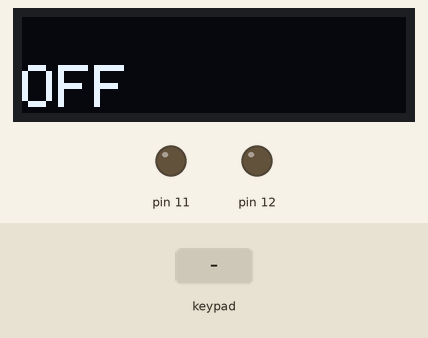
The sketch below on a simulated Arduino Uno, built with avr-gcc and run on an emulated ATmega328P. Shown: 128×32 one-colour display, output pins drawn as LEDs (lit = HIGH). The inputs (shaded band) are chosen by the test bench. The display library's start-up logo is not drawn; what the sketch prints to the serial monitor is not drawn.

Above: at 1.2 s.
1.3 s: keypad keys 1 2 3 4 # pressed 0.4 s apart
At 3.9 s:
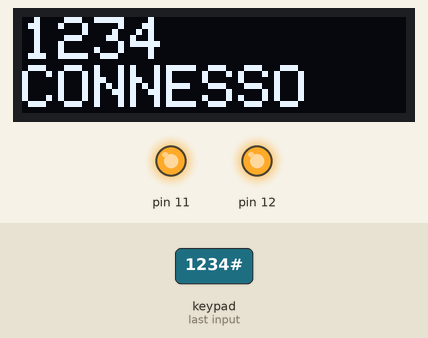
4.8 s: key '#' pressed
At 6.0 s:
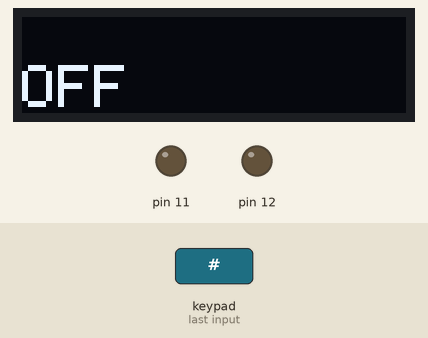
6.3 s: keypad keys 8 7 6 5 # pressed 0.4 s apart
At 6.54 s:
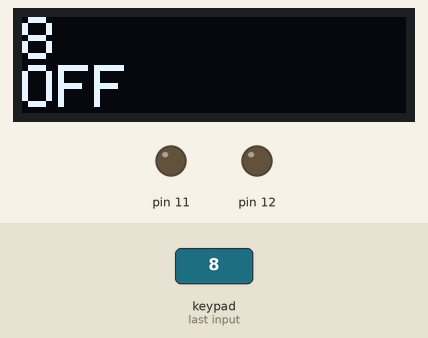
9.8 s: key '2' pressed
At 11.0 s:
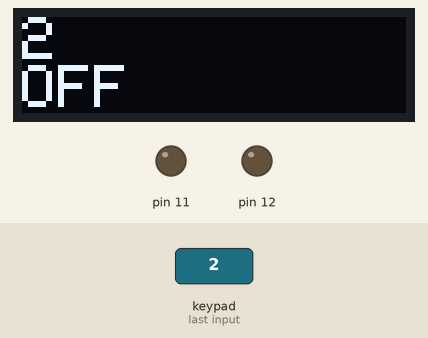
11.3 s: key '*' pressed
At 11.8 s:
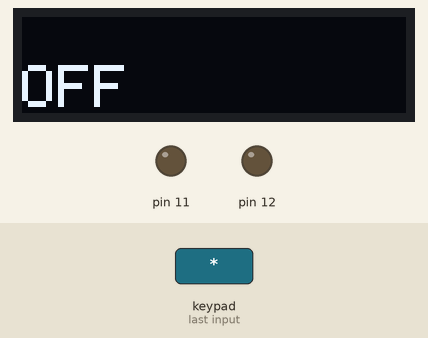
12.8 s: key '1' pressed
At 13.7 s:
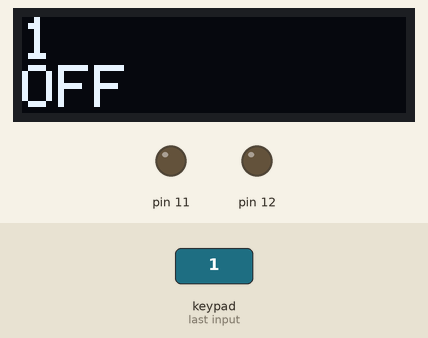
Timing chart, 0 to 15.3 s (numbered marks = the images above; inputs shaded):
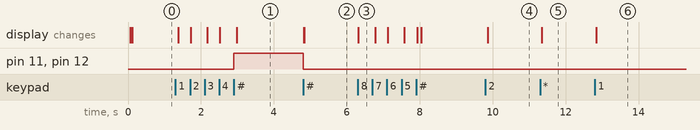

Measured:
- after the input at 1.3 s, pin 11, pin 12: LOW → HIGH after 1.6 s; the display: first changes after 0.07 s (image 1 shows a later state)
- after the input at 4.8 s, pin 11, pin 12: HIGH → LOW at once; the display: first changes at once (image 2 shows a later state)
- after the input at 6.3 s, the display: changes at once (image 3)
- after the input at 9.8 s, the display: changes after 0.06 s (image 4)
- after the input at 11.3 s, the display: changes after 0.05 s (image 5)
- after the input at 12.8 s, the display: changes at once (image 6)

The sketch:

kingstone-secureusb.ino
```cpp
/**
 * https://playground.arduino.cc/Code/Keypad/
 */
#include <Keypad.h>
const byte ROWS = 4;
const byte COLS = 3;
char keys[ROWS][COLS] = {
  {'1', '2', '3'},
  {'4','5','6'},
  {'7','8','9'},
  {'*','0','#'}
};
byte rowPins[ROWS] = {8, 7, 6, 5};
byte colPins[ROWS] = {4,3,2};
Keypad keypad = Keypad(makeKeymap(keys), rowPins, colPins, ROWS, COLS);

//display
#include <Adafruit_SSD1306.h>
#define OLED_RESET     -1 // Reset pin # (or -1 if sharing Arduino reset pin)
Adafruit_SSD1306 display(128, 32, &Wire, OLED_RESET);

void setup() {
  Serial.begin(9600);
  pinMode(11, OUTPUT);
  pinMode(12, OUTPUT);

  if(!display.begin(SSD1306_SWITCHCAPVCC, 0x3C)) { // Address 0x3C for 128x32
    Serial.println(F("SSD1306 allocation failed"));
    abort();
  }
  display.display();
  display.setTextSize(2);
  display.setTextColor(WHITE);
  display.clearDisplay();
  display.print("OK");
  display.display();
}

char combinazione[20];
char password[20] = "1234";
int pos = 0;
unsigned long t1, dt;
bool ATTIVO;

void loop() {
  char key = keypad.getKey();
  if (key) {
    //Serial.println(key);
    if (key == '*') {
      //azzera
      pos = 0;
      combinazione[pos] = 0;
    } else if (key == '#') {
      if (ATTIVO) {
        disattiva();
      } else {
        verifica(combinazione);
      }
    } else {
      combinazione[pos] = key;
      pos++;
      combinazione[pos] = 0;
      Serial.println(combinazione);
    }
  }

  dt = millis() - t1;
  if (dt > 100) {
    display.clearDisplay();
    display.setCursor(0,0);
    display.print(combinazione);
    if (ATTIVO) {
      display.setCursor(0,16);
      display.print("CONNESSO");
    } else {
      display.setCursor(0,16);
      display.print("OFF");
    }
    display.display();
    t1 = millis();
  }
}

void verifica(char *str){
  Serial.print("str: ");
  Serial.println(str);
  Serial.print("pwd: ");
  Serial.println(password);
  if (strcmp(str, password) == 0) {
    attiva();
  } else {
    disattiva();
  }
}

void attiva() {
  ATTIVO = true;
  digitalWrite(11, HIGH);
  digitalWrite(12, HIGH);
}

void disattiva() {
  ATTIVO = false;
  digitalWrite(11, LOW);
  digitalWrite(12, LOW);
  display.clearDisplay();
  combinazione[0] = 0;
  pos = 0;
  display.display();
}
```
